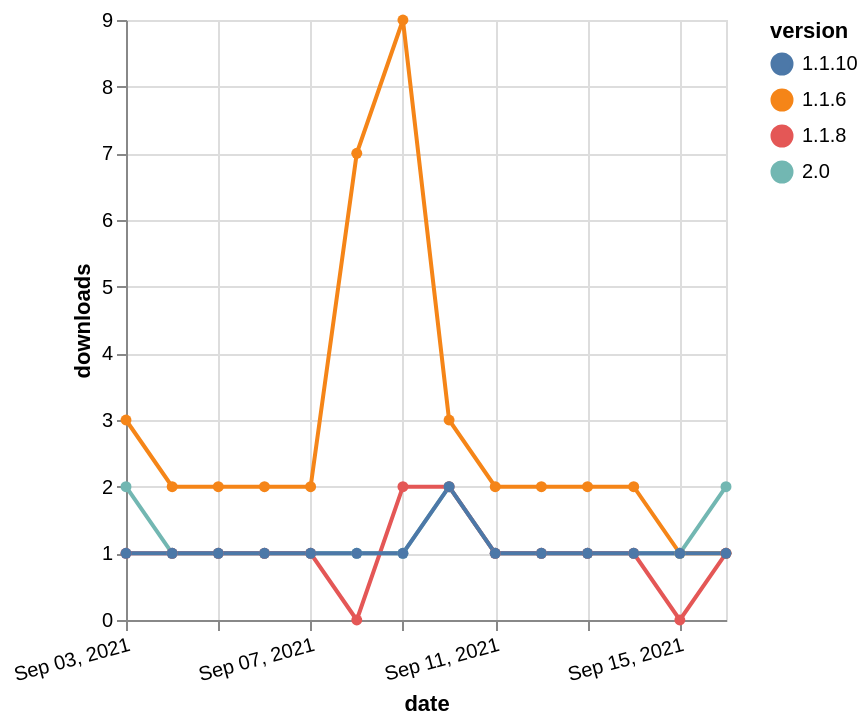

Write the Vega-Lite specification saved for this chart.
### Vega-Lite specification from a JSON file in a GitHub repository (floating-point values rounded to 4 significant figures)
{"$schema": "https://vega.github.io/schema/vega-lite/v5.json", "description": "A simple bar chart with embedded data.", "data": {"values": [{"date": "2021-09-03", "total": 3990, "delta": 3, "version": "1.1.6"}, {"date": "2021-09-04", "total": 3992, "delta": 2, "version": "1.1.6"}, {"date": "2021-09-05", "total": 3994, "delta": 2, "version": "1.1.6"}, {"date": "2021-09-06", "total": 3996, "delta": 2, "version": "1.1.6"}, {"date": "2021-09-07", "total": 3998, "delta": 2, "version": "1.1.6"}, {"date": "2021-09-08", "total": 4005, "delta": 7, "version": "1.1.6"}, {"date": "2021-09-09", "total": 4014, "delta": 9, "version": "1.1.6"}, {"date": "2021-09-10", "total": 4017, "delta": 3, "version": "1.1.6"}, {"date": "2021-09-11", "total": 4019, "delta": 2, "version": "1.1.6"}, {"date": "2021-09-12", "total": 4021, "delta": 2, "version": "1.1.6"}, {"date": "2021-09-13", "total": 4023, "delta": 2, "version": "1.1.6"}, {"date": "2021-09-14", "total": 4025, "delta": 2, "version": "1.1.6"}, {"date": "2021-09-15", "total": 4026, "delta": 1, "version": "1.1.6"}, {"date": "2021-09-16", "total": 4027, "delta": 1, "version": "1.1.6"}, {"date": "2021-09-03", "total": 48, "delta": 2, "version": "2.0"}, {"date": "2021-09-04", "total": 49, "delta": 1, "version": "2.0"}, {"date": "2021-09-05", "total": 50, "delta": 1, "version": "2.0"}, {"date": "2021-09-06", "total": 51, "delta": 1, "version": "2.0"}, {"date": "2021-09-07", "total": 52, "delta": 1, "version": "2.0"}, {"date": "2021-09-08", "total": 53, "delta": 1, "version": "2.0"}, {"date": "2021-09-09", "total": 54, "delta": 1, "version": "2.0"}, {"date": "2021-09-10", "total": 56, "delta": 2, "version": "2.0"}, {"date": "2021-09-11", "total": 57, "delta": 1, "version": "2.0"}, {"date": "2021-09-12", "total": 58, "delta": 1, "version": "2.0"}, {"date": "2021-09-13", "total": 59, "delta": 1, "version": "2.0"}, {"date": "2021-09-14", "total": 60, "delta": 1, "version": "2.0"}, {"date": "2021-09-15", "total": 61, "delta": 1, "version": "2.0"}, {"date": "2021-09-16", "total": 63, "delta": 2, "version": "2.0"}, {"date": "2021-09-03", "total": 135, "delta": 1, "version": "1.1.8"}, {"date": "2021-09-04", "total": 136, "delta": 1, "version": "1.1.8"}, {"date": "2021-09-05", "total": 137, "delta": 1, "version": "1.1.8"}, {"date": "2021-09-06", "total": 138, "delta": 1, "version": "1.1.8"}, {"date": "2021-09-07", "total": 139, "delta": 1, "version": "1.1.8"}, {"date": "2021-09-08", "total": 139, "delta": 0, "version": "1.1.8"}, {"date": "2021-09-09", "total": 141, "delta": 2, "version": "1.1.8"}, {"date": "2021-09-10", "total": 143, "delta": 2, "version": "1.1.8"}, {"date": "2021-09-11", "total": 144, "delta": 1, "version": "1.1.8"}, {"date": "2021-09-12", "total": 145, "delta": 1, "version": "1.1.8"}, {"date": "2021-09-13", "total": 146, "delta": 1, "version": "1.1.8"}, {"date": "2021-09-14", "total": 147, "delta": 1, "version": "1.1.8"}, {"date": "2021-09-15", "total": 147, "delta": 0, "version": "1.1.8"}, {"date": "2021-09-16", "total": 148, "delta": 1, "version": "1.1.8"}, {"date": "2021-09-03", "total": 129, "delta": 1, "version": "1.1.10"}, {"date": "2021-09-04", "total": 130, "delta": 1, "version": "1.1.10"}, {"date": "2021-09-05", "total": 131, "delta": 1, "version": "1.1.10"}, {"date": "2021-09-06", "total": 132, "delta": 1, "version": "1.1.10"}, {"date": "2021-09-07", "total": 133, "delta": 1, "version": "1.1.10"}, {"date": "2021-09-08", "total": 134, "delta": 1, "version": "1.1.10"}, {"date": "2021-09-09", "total": 135, "delta": 1, "version": "1.1.10"}, {"date": "2021-09-10", "total": 137, "delta": 2, "version": "1.1.10"}, {"date": "2021-09-11", "total": 138, "delta": 1, "version": "1.1.10"}, {"date": "2021-09-12", "total": 139, "delta": 1, "version": "1.1.10"}, {"date": "2021-09-13", "total": 140, "delta": 1, "version": "1.1.10"}, {"date": "2021-09-14", "total": 141, "delta": 1, "version": "1.1.10"}, {"date": "2021-09-15", "total": 142, "delta": 1, "version": "1.1.10"}, {"date": "2021-09-16", "total": 143, "delta": 1, "version": "1.1.10"}]}, "width": "container", "mark": {"type": "line", "point": {"filled": true}}, "encoding": {"x": {"field": "date", "type": "temporal", "timeUnit": "yearmonthdate", "title": "date", "axis": {"labelAngle": -15}}, "y": {"field": "delta", "type": "quantitative", "title": "downloads"}, "color": {"field": "version", "type": "nominal"}, "tooltip": {"field": "delta"}}}
